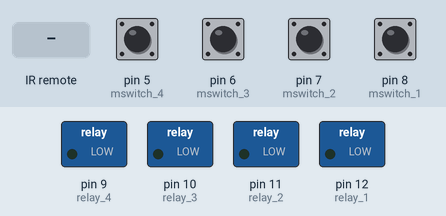
Simulated run of this sketch. Board: Arduino Uno, built with avr-gcc and run on an emulated ATmega328P. Shown: switched loads named in the sketch (green lamp = pin HIGH). Dashed ring = blinking. The test bench sets the inputs (shaded band); at power-on: pin 5 (mswitch_4), pin 6 (mswitch_3), pin 7 (mswitch_2), pin 8 (mswitch_1) HIGH.

Above: at 1.2 s.
1.3 s: pin 5 (mswitch_4) pulled LOW for 1 s
At 1.65 s:
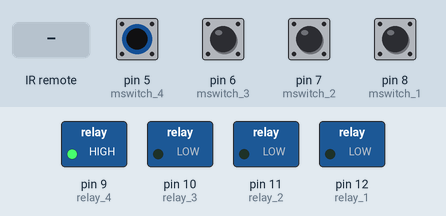
3.9 s: pin 6 (mswitch_3) pulled LOW for 0.15 s
At 4.4 s:
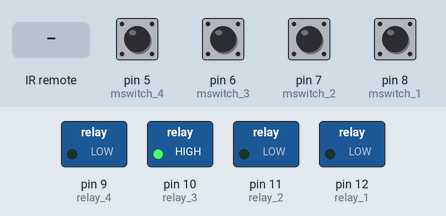
5.6 s: pin 7 (mswitch_2) pulled LOW for 0.15 s
At 6.9 s:
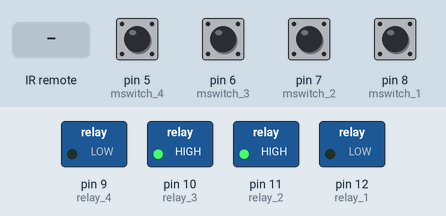
7.3 s: pin 8 (mswitch_1) pulled LOW for 0.15 s
At 8.2 s:
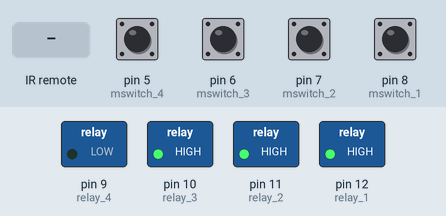
9.0 s: infrared code 0xFD8877 received
At 9.3 s:
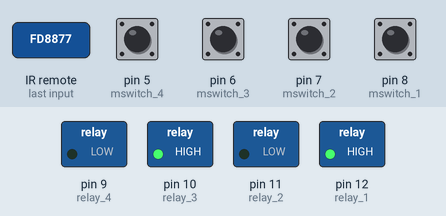
10.5 s: pin 5 (mswitch_4) pulled LOW for 0.15 s
At 11.8 s:
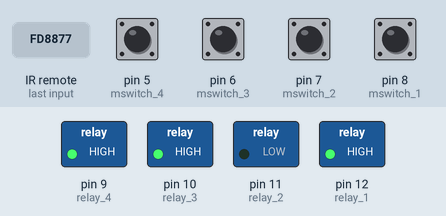
Timing chart, 0 to 13.2 s (numbered marks = the images above; inputs shaded):
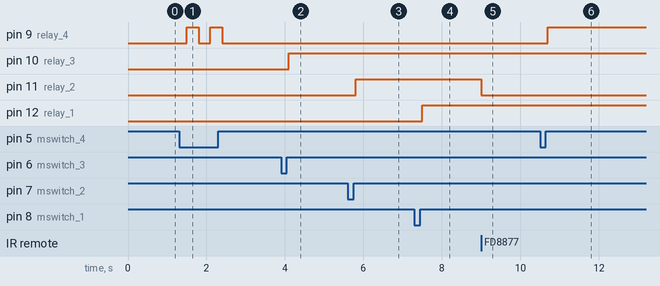

Measured:
- after the input at 1.3 s, pin 9 (relay_4): alternates HIGH for 0.30 s and LOW for 0.30 s, 4 changes in all, then stays LOW, starting after 0.20 s
- after the input at 3.9 s, pin 10 (relay_3): LOW → HIGH after 0.20 s
- after the input at 5.6 s, pin 11 (relay_2): LOW → HIGH after 0.20 s
- after the input at 7.3 s, pin 12 (relay_1): LOW → HIGH after 0.20 s
- after the input at 9.0 s, pin 11 (relay_2): HIGH → LOW at once
- after the input at 10.5 s, pin 9 (relay_4): LOW → HIGH after 0.20 s

The sketch:

IPM069.ino
```cpp
#include <SPI.h>
#include <Wire.h>

#include <IRremote.h>

const int relay_1 = 12;
const int relay_2 = 11;
const int relay_3 = 10;
const int relay_4 = 9;


const int mswitch_1 = 8;
const int mswitch_2 = 7;
const int mswitch_3 = 6;
const int mswitch_4 = 5;

int RECV_PIN = 3;

IRrecv irrecv(RECV_PIN);
decode_results results;


int toggleState_1 = 0;
int toggleState_2 = 0;
int toggleState_3 = 0;
int toggleState_4 = 0;

void setup() {

  Serial.begin(9600);
  irrecv.enableIRIn();

  pinMode(relay_1, OUTPUT);
  pinMode(relay_2, OUTPUT);
  pinMode(relay_3, OUTPUT);
  pinMode(relay_4, OUTPUT);

  pinMode(mswitch_1, INPUT_PULLUP);
  pinMode(mswitch_2, INPUT_PULLUP);
  pinMode(mswitch_3, INPUT_PULLUP);
  pinMode(mswitch_4, INPUT_PULLUP);
}

void relayOnOff(int relay){

    switch(relay){
      case 1:
             if(toggleState_1 == 0){
              digitalWrite(relay_1, HIGH); // turn on relay 1
              toggleState_1 = 1;
              }
             else{
              digitalWrite(relay_1, LOW); // turn off relay 1
              toggleState_1 = 0;
              }
             delay(100);
      break;
      case 2:
             if(toggleState_2 == 0){
              digitalWrite(relay_2, HIGH); // turn on relay 2
              toggleState_2 = 1;
              }
             else{
              digitalWrite(relay_2, LOW); // turn off relay 2
              toggleState_2 = 0;
              }
             delay(100);
      break;
      case 3:
             if(toggleState_3 == 0){
              digitalWrite(relay_3, HIGH); // turn on relay 3
              toggleState_3 = 1;
              }else{
              digitalWrite(relay_3, LOW); // turn off relay 3
              toggleState_3 = 0;
              }
             delay(100);
      break;
      case 4:
             if(toggleState_4 == 0){
              digitalWrite(relay_4, HIGH); // turn on relay 4
              toggleState_4 = 1;
              }
             else{
              digitalWrite(relay_4, LOW); // turn off relay 4
              toggleState_4 = 0;
              }
             delay(100);
      break;

      default : break;
      }

}


void loop() {

    if (digitalRead(mswitch_1) == LOW){
      delay(200);
      relayOnOff(1);
    }
    else if (digitalRead(mswitch_2) == LOW){
      delay(200);
      relayOnOff(2);
    }
    else if (digitalRead(mswitch_3) == LOW){
      delay(200);
      relayOnOff(3);
    }
    else if (digitalRead(mswitch_4) == LOW){
      delay(200);
      relayOnOff(4);
    }

      if (irrecv.decode(&results)) {
        switch(results.value){
          case 0xFD08F7:
                    relayOnOff(1);
          break;
          case 0xFD8877:
                    relayOnOff(2);
          break;
          case 0xFD48B7:
                    relayOnOff(3);
          break;
          case 0xFD28D7:
                    relayOnOff(4);
          break;
          default : break;
          }
    irrecv.resume();
    }
  }
```
